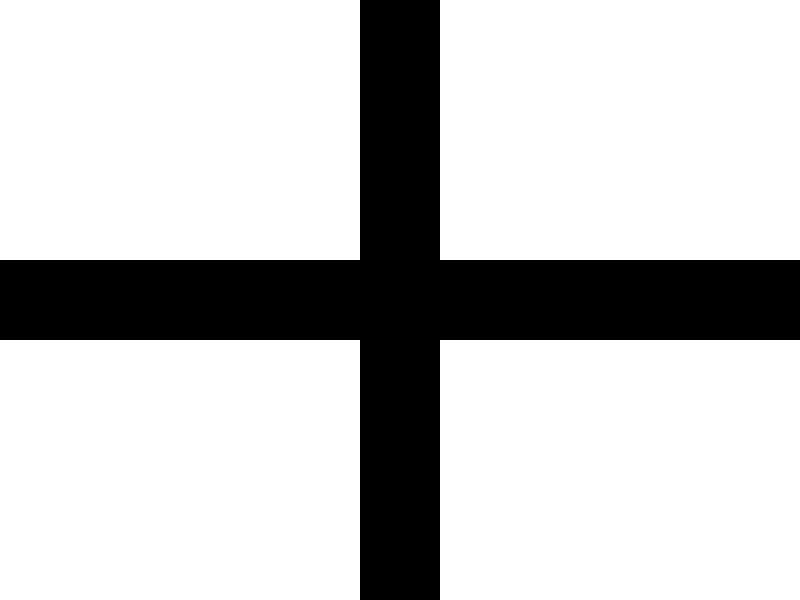

The image is a tile-based game level rendered from a .tmx file. Its description and source (layers, tilesets, objects; grid data summarised) follow:
An orthogonal 40x30 tile map with 20x20 px tiles, 2 tile layers (Image, Collisions).

<map version="1.0" orientation="orthogonal" width="40" height="30" tilewidth="20" tileheight="20">
 <tileset firstgid="1" name="colours" tilewidth="20" tileheight="20">
  <image source="colours.png" width="100" height="40" />
 </tileset>
 <layer name="Image" width="40" height="30">
  <data>[1200 cells, 1200 non-empty, 2 distinct tile ids]</data>
 </layer>
 <layer name="Collisions" width="40" height="30">
  <data>[1200 cells, 264 non-empty, 1 distinct tile ids]</data>
 </layer>
</map>
